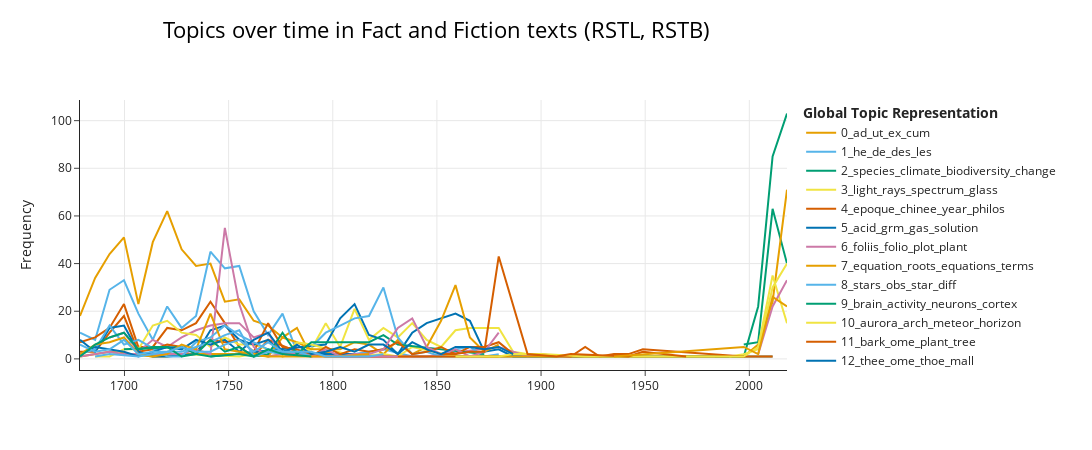

Notebook code cell kept with this figure:
### Code cell
#periods rstl rstb
import pandas as pd
from pathlib import Path
from bertopic import BERTopic

texts_combined = b_texts + l_texts 
periods_combined = b_periods + l_periods
period_strings_combined = [period for period in all_periods_combined]

topic_model = BERTopic(verbose=False)
topics, probs = topic_model.fit_transform(texts_combined)

topics_over_time = topic_model.topics_over_time(texts_combined, periods_combined, datetime_format="%Y-%m-%d", nr_bins=50)
fig5 = topic_model.visualize_topics_over_time(topics_over_time, top_n_topics=30, title="Topics over time in Fact and Fiction texts (RSTL, RSTB)")
fig5.write_html('rstbl_topics_over_time_periods_50_30.html')

fig5.show()
